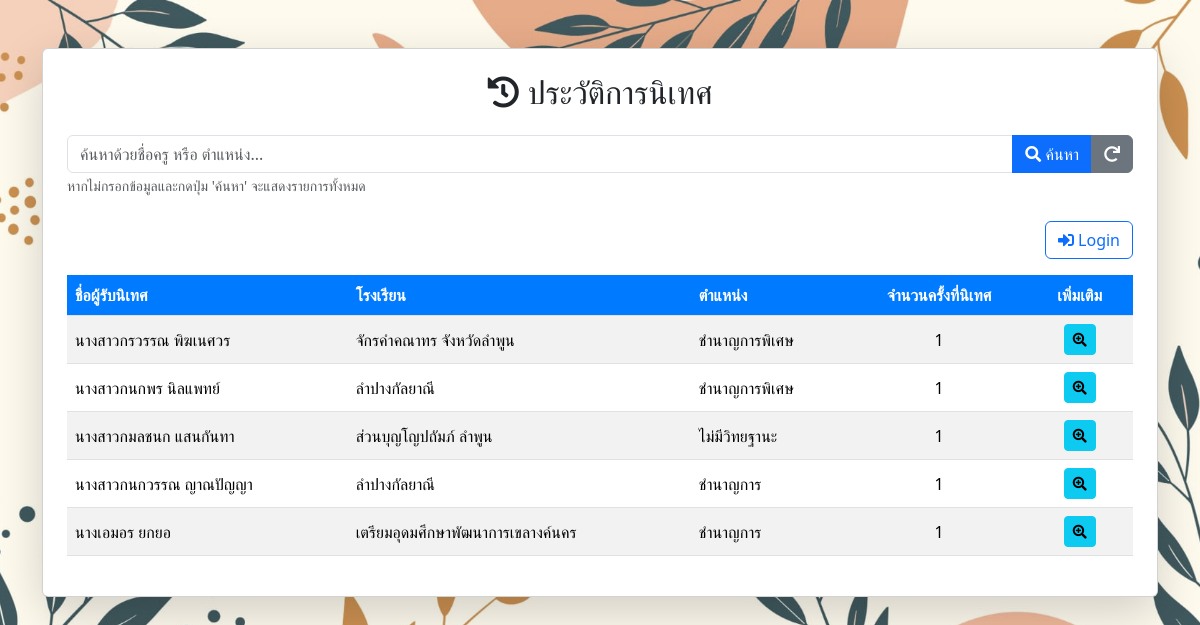
The page /history.php on the database its author committed.
### tables this page shows
CREATE TABLE `teacher` (
  `t_pid` varchar(255) DEFAULT NULL,
  `school_id` int(11) DEFAULT NULL,
  `prefix_id` varchar(3) DEFAULT NULL,
  `PrefixName` varchar(100) DEFAULT NULL,
  `fname` varchar(100) DEFAULT NULL,
  `lname` varchar(100) DEFAULT NULL,
  `adm_rank_id` int(11) DEFAULT NULL,
  `adm_name` varchar(100) DEFAULT NULL,
  `learning_group_id` int(3) DEFAULT NULL,
  `learning_group` varchar(255) DEFAULT NULL,
  `major_subject` varchar(255) DEFAULT NULL
);

CREATE TABLE `school` (
  `school_id` int(11) DEFAULT NULL,
  `SchoolName` varchar(255) DEFAULT NULL,
  `SchoolGroup` int(11) DEFAULT NULL
);

### history.php (the view, shortened to what this page needs)
<?php
require_once 'config/db_connect.php';
$search_name = isset($_GET['search_name']) ? trim($_GET['search_name']) : '';
$results = [];
$sql = "SELECT
            t.t_pid AS teacher_t_pid,
            CONCAT(t.PrefixName, t.fname, ' ', t.lname) AS teacher_full_name,
            t.adm_name AS teacher_position,
            s_school.SchoolName AS t_school,
            (SELECT COUNT(*) FROM supervision_sessions WHERE teacher_t_pid = t.t_pid) AS supervision_count
        FROM
            (
                SELECT
                    teacher_t_pid,
                    MAX(supervision_date) AS max_date
                FROM supervision_sessions
                GROUP BY teacher_t_pid
            ) AS latest_sessions
        JOIN
            supervision_sessions ss_latest ON latest_sessions.teacher_t_pid = ss_latest.teacher_t_pid AND latest_sessions.max_date = ss_latest.supervision_date
        LEFT JOIN
            teacher t ON ss_latest.teacher_t_pid = t.t_pid
        LEFT JOIN
            school s_school ON t.school_id = s_school.school_id
        ";
$sql .= " ORDER BY latest_sessions.max_date DESC";
if (empty($search_name)) {
    $sql .= " LIMIT 5";
}
$stmt = $conn->prepare($sql);
$stmt->execute();
$result = $stmt->get_result();
if ($result->num_rows > 0) {
    while ($row = $result->fetch_assoc()) {
        $results[] = $row;
    }
}
?>
<!DOCTYPE html>
<html lang="th">
<head>
    <link href="https://cdn.jsdelivr.net/npm/bootstrap@5.3.3/dist/css/bootstrap.min.css" rel="stylesheet">
    <link rel="stylesheet" href="https://cdnjs.cloudflare.com/ajax/libs/font-awesome/5.15.4/css/all.min.css">
    <link rel="stylesheet" href="css/styles.css">
</head>
<body>
    <div class="container mt-5">
        <div class="card shadow-lg p-4">
            <h2 class="card-title text-center mb-4"><i class="fas fa-history"></i> ประวัติการนิเทศ</h2>
            <form method="GET" action="history.php" class="mb-4">
                <div class="input-group">
                    <input type="text" class="form-control" placeholder="ค้นหาด้วยชื่อครู หรือ ตำแหน่ง..." name="search_name" value="<?php echo htmlspecialchars($search_name); ?>">
                    <button class="btn btn-primary" type="submit"><i class="fas fa-search"></i> ค้นหา</button>
                    <a href="history.php" class="btn btn-secondary" title="แสดงรายการทั้งหมด">
                        <i class="fas fa-redo"></i>
                    </a>
                </div>
                <small class="form-text text-muted">หากไม่กรอกข้อมูลและกดปุ่ม 'ค้นหา' จะแสดงรายการทั้งหมด</small>
            </form>
            <?php if (isset($_SESSION['is_logged_in']) && $_SESSION['is_logged_in'] === true): ?>
                <div class="d-flex justify-content-end align-items-center mb-3 gap-2">
                    <a href="supervision_start.php" class="btn btn-success">
                        <i class="fas fa-plus-circle"></i> บันทึกการนิเทศ
                    </a>
                    <a href="graphs/satisfaction_dashboard.php" class="btn btn-info">
                        <i class="fas fa-chart-pie"></i> Dashboard
                    </a>
                    <a href="logout.php" class="btn btn-danger">
                        <i class="fas fa-sign-out-alt"></i> ออกจากระบบ
                    </a>
                </div>
            <?php else: ?>
                <div class="d-flex justify-content-end align-items-center mb-3">
                    <a href="login.php" class="btn btn-outline-primary">
                        <i class="fas fa-sign-in-alt"></i> Login
                    </a>
                </div>
            <?php endif; ?>
            <div class="table-responsive">
                <table class="table table-striped table-hover table-custom align-middle">
                    <thead>
                        <tr>
                            <th scope="col">ชื่อผู้รับนิเทศ</th>
                            <th scope="col">โรงเรียน</th>
                            <th scope="col">ตำแหน่ง</th>
                            <th scope="col" class="text-center">จำนวนครั้งที่นิเทศ</th>
                            <th scope="col" class="text-center" style="width: 10%;">เพิ่มเติม</th>
                        </tr>
                    </thead>
                    <tbody>
                        <?php if (empty($results)) : ?>
                            <tr>
                                <td colspan="5" class="text-center text-danger fw-bold">
                                    <?php echo !empty($search_name) ? "ไม่พบข้อมูลการนิเทศที่ตรงกับการค้นหา: \"" . htmlspecialchars($search_name) . "\"" : "ไม่พบประวัติการนิเทศที่บันทึกไว้ในระบบ"; ?>
                                </td>
                            </tr>
                        <?php else : ?>
                            <?php foreach ($results as $row) : ?>
                                <tr>
                                    <td><?php echo htmlspecialchars($row['teacher_full_name']); ?></td>
                                    <td><?php echo htmlspecialchars($row['t_school']); ?></td>
                                    <td><?php echo htmlspecialchars($row['teacher_position']); ?></td>
                                    <td class="text-center">
                                        <?php echo htmlspecialchars($row['supervision_count']); ?>
                                    </td>
                                    <td class="text-center">
                                        <form method="POST" action="session_details.php" style="display:inline;">
                                            <button type="submit" class="btn btn-sm btn-info" title="ดูประวัติการนิเทศทั้งหมดของครูท่านนี้">
                                                <i class="fas fa-search-plus"></i>
                                            </button>
                                        </form>
                                    </td>
                                </tr>
                            <?php endforeach; ?>
                        <?php endif; ?>
                    </tbody>
                </table>
            </div>
        </div>
    </div>
</body>
</html>

### css/styles.css (style rules this page uses)
body { background-image: url('../images/bg001.jpg'); background-size: cover; background-repeat: no-repeat; background-position: center center; background-attachment: fixed; background-color: #f8f9fa; }

### history.php (style rules this page uses)
.table-custom th { background-color: #007bff; color: white; vertical-align: middle; }
.table-custom td { vertical-align: middle; }

### rows shown on the page
teacher: teacher_full_name "นางสาวกรวรรณ พิฆเนศวร", school.SchoolName "จักรคำคณาทร จังหวัดลำพูน", adm_name "ชำนาญการพิเศษ", supervision_count "1"
teacher: teacher_full_name "นางสาวกนกพร นิลแพทย์", school.SchoolName "ลำปางกัลยาณี", adm_name "ชำนาญการพิเศษ", supervision_count "1"
teacher: teacher_full_name "นางสาวกมลชนก แสนกันทา", school.SchoolName "ส่วนบุญโญปถัมภ์ ลำพูน", adm_name "ไม่มีวิทยฐานะ", supervision_count "1"
teacher: teacher_full_name "นางสาวกนกวรรณ ญาณปัญญา", school.SchoolName "ลำปางกัลยาณี", adm_name "ชำนาญการ", supervision_count "1"
teacher: teacher_full_name "นางเอมอร ยกยอ", school.SchoolName "เตรียมอุดมศึกษาพัฒนาการเขลางค์นคร", adm_name "ชำนาญการ", supervision_count "1"
